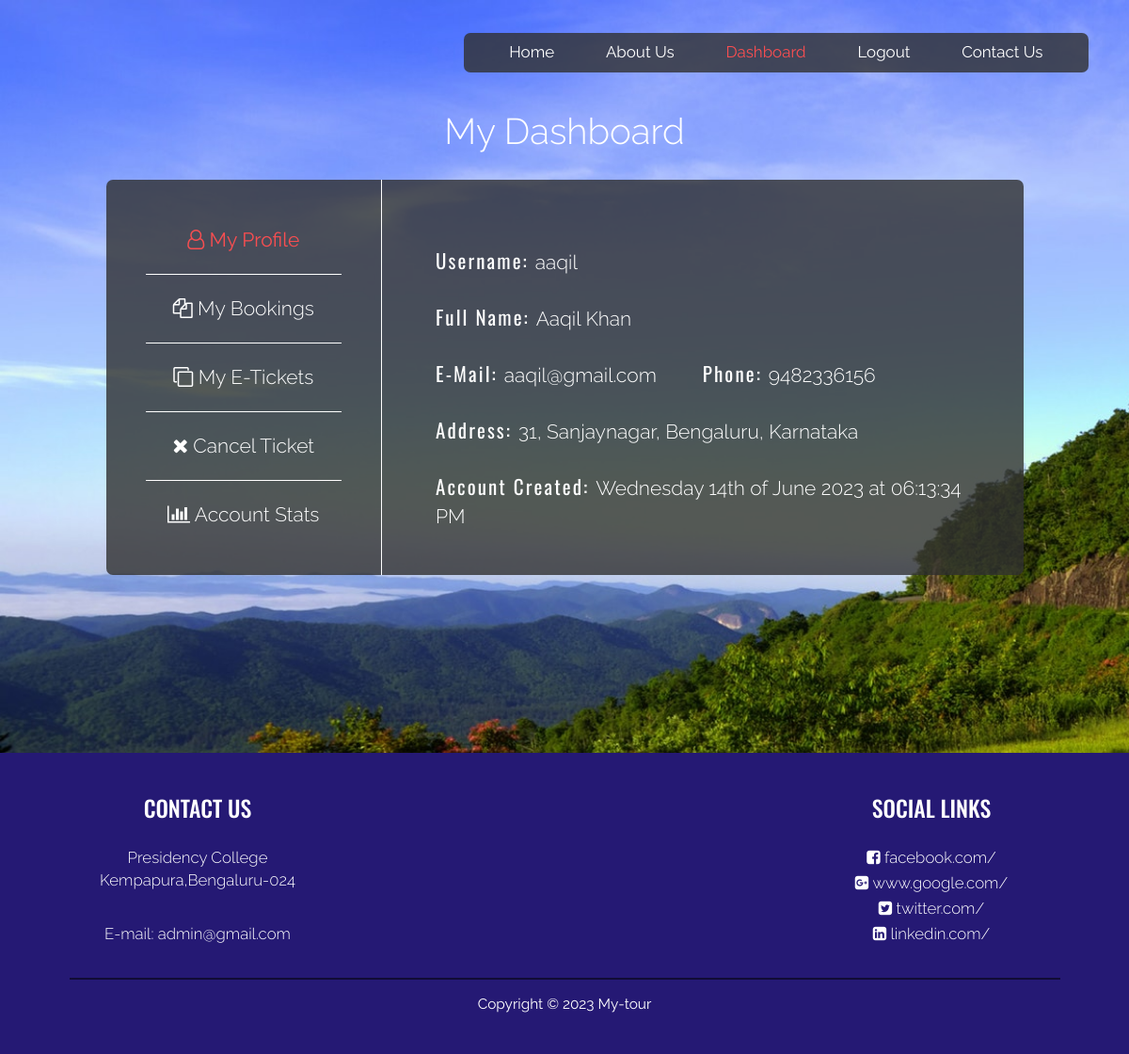
The page /userDashboardProfile.php (signed in) on the database its author committed.
### tables this page shows
CREATE TABLE `users` (
  `UserID` int(10) NOT NULL,
  `FullName` varchar(50) NOT NULL,
  `EMail` varchar(50) NOT NULL,
  `Phone` varchar(15) NOT NULL,
  `Username` varchar(200) NOT NULL,
  `Password` varchar(200) NOT NULL,
  `AddressLine1` varchar(50) NOT NULL,
  `AddressLine2` varchar(50) NOT NULL,
  `City` varchar(30) NOT NULL,
  `State` varchar(30) NOT NULL,
  `Date` varchar(50) NOT NULL
);

### userDashboardProfile.php (the view, shortened to what this page needs)
<!DOCTYPE html>
<html lang="en">
	<head>
    	<link href="css/main.css" rel="stylesheet">
    	<link href="css/bootstrap.min.css" rel="stylesheet">
    	<link href="css/bootstrap-select.css" rel="stylesheet">
		<link href="css/bootstrap-datetimepicker.css" rel="stylesheet">
    	<link href="https://maxcdn.bootstrapcdn.com/font-awesome/4.7.0/css/font-awesome.min.css" rel="stylesheet">
	</head>
	<?php
		$servername = "localhost";
		$username = "root";
		$password = "";
		$dbname = "projectmeteor";
		$conn = new mysqli($servername, $username, $password, $dbname);
	?>
	<body>
		<div class="container-fluid">
			<div class="col-sm-12 userDashboard text-center">
			<?php include("common/headerDashboardTransparentLoggedIn.php"); ?>
			<div class="col-sm-12">
				<div class="heading text-center">
					My Dashboard
				</div>
			</div>
			<div class="col-sm-1"></div>
			<div class="col-sm-3 containerBoxLeft">
				<div class="col-sm-12 menuContainer bottomBorder active">
					<span class="fa fa-user-o"></span> My Profile
				</div>
				<a href="userDashboardBookings.php">
				<div class="col-sm-12 menuContainer bottomBorder">
					<span class="fa fa-copy"></span> My Bookings
				</div>
				</a>
				<a href="userDashboardETickets.php">
				<div class="col-sm-12 menuContainer bottomBorder">
					<span class="fa fa-clone"></span> My E-Tickets
				</div>
				</a>
				<a href="userDashboardCancelTicket.php">
				<div class="col-sm-12 menuContainer bottomBorder">
					<span class="fa fa-close"></span> Cancel Ticket
				</div>
				</a>
				<a href="userDashboardAccountSettings.php">
				<div class="col-sm-12 menuContainer">
					<span class="fa fa-bar-chart"></span> Account Stats
				</div>
				</a>
			</div>
			<div class="col-sm-7 containerBoxRight text-left">
				<?php
					$user = $_SESSION["username"];
					$profileSQL = "SELECT * FROM `users` WHERE Username='$user'";
					$profileQuery = $conn->query($profileSQL);
					$row = $profileQuery->fetch_assoc();
				?>
				<div class="col-sm-12 profile">
					<div class="col-sm-12 profileWrapper">
					<span class="tag">Username: </span><span class="content"><?php echo $row["Username"]; ?> </span>
					</div>
					<div class="col-sm-12 profileWrapper">
					<span class="tag">Full Name: </span><span class="content"><?php echo $row["FullName"]; ?> </span>
					</div>
					<div class="col-sm-6 profileWrapper">
					<span class="tag">E-Mail: </span><span class="content"><?php echo $row["EMail"]; ?> </span>
					</div>
					<div class="col-sm-6 profileWrapper">
					<span class="tag">Phone: </span><span class="content"><?php echo $row["Phone"]; ?> </span>
					</div>
					<div class="col-sm-12 profileWrapper">
					<span class="tag">Address: </span><span class="content"><?php echo $row["AddressLine1"].", ".$row["AddressLine2"].", ".$row["City"].", ".$row["State"]; ?> </span>
					</div>
					<div class="col-sm-12 profileWrapper">
					<span class="tag">Account Created: </span><span class="content"><?php echo $row["Date"]; ?> </span>
					</div>
				</div>
			</div>
			<div class="col-sm-1"></div>
			</div>
		</div>
		<?php include("common/footer.php"); ?>
	</body>
</html>

### rows shown on the page
users: Username "aaqil", FullName "Aaqil Khan", EMail "aaqil@gmail.com", Phone "9482336156", AddressLine1 "31", AddressLine2 "Sanjaynagar", City "Bengaluru", State "Karnataka", Date "Wednesday 14th of June 2023 at 06:13:34 PM"
